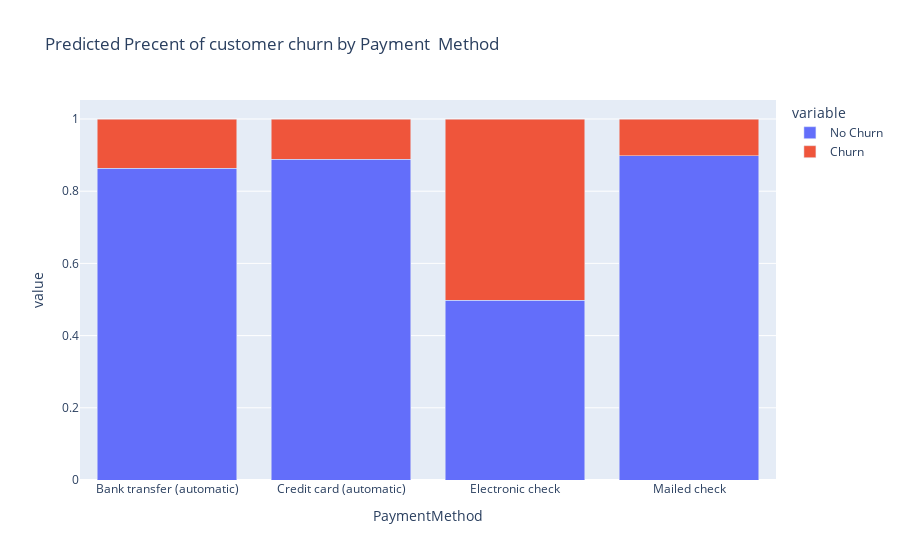

The notebook cell saved with this chart:
### Markdown cell above
## 1 . Payment Method

### Code cell
payment_churn = test.groupby('PaymentMethod')['Churn'].value_counts(normalize=True).unstack().reset_index()
payment_churn.rename(columns={'No': 'No Churn', 'Yes': 'Churn'}, inplace=True)

fig = px.bar(payment_churn, x='PaymentMethod', y=['No Churn', 'Churn'], barmode='stack', title='Predicted Precent of customer churn by Payment  Method')
fig.show()

### Figure 1 — Plotly figure (JSON) as saved in the notebook; plotly's stock layout.template omitted (floating-point values rounded to 4 significant figures)
{"data": [{"alignmentgroup": "True", "hovertemplate": "variable=No Churn<br>PaymentMethod=%{x}<br>value=%{y}<extra></extra>", "legendgroup": "No Churn", "marker": {"color": "#636efa", "pattern": {"shape": ""}}, "name": "No Churn", "offsetgroup": "No Churn", "orientation": "v", "showlegend": true, "textposition": "auto", "type": "bar", "x": ["Bank transfer (automatic)", "Credit card (automatic)", "Electronic check", "Mailed check"], "xaxis": "x", "y": [0.864, 0.8889, 0.4977, 0.8988], "yaxis": "y"}, {"alignmentgroup": "True", "hovertemplate": "variable=Churn<br>PaymentMethod=%{x}<br>value=%{y}<extra></extra>", "legendgroup": "Churn", "marker": {"color": "#EF553B", "pattern": {"shape": ""}}, "name": "Churn", "offsetgroup": "Churn", "orientation": "v", "showlegend": true, "textposition": "auto", "type": "bar", "x": ["Bank transfer (automatic)", "Credit card (automatic)", "Electronic check", "Mailed check"], "xaxis": "x", "y": [0.136, 0.1111, 0.5023, 0.1012], "yaxis": "y"}], "layout": {"barmode": "stack", "legend": {"title": {"text": "variable"}, "tracegroupgap": 0}, "title": {"text": "Predicted Precent of customer churn by Payment  Method"}, "xaxis": {"anchor": "y", "domain": [0, 1], "title": {"text": "PaymentMethod"}}, "yaxis": {"anchor": "x", "domain": [0, 1], "title": {"text": "value"}}}}
